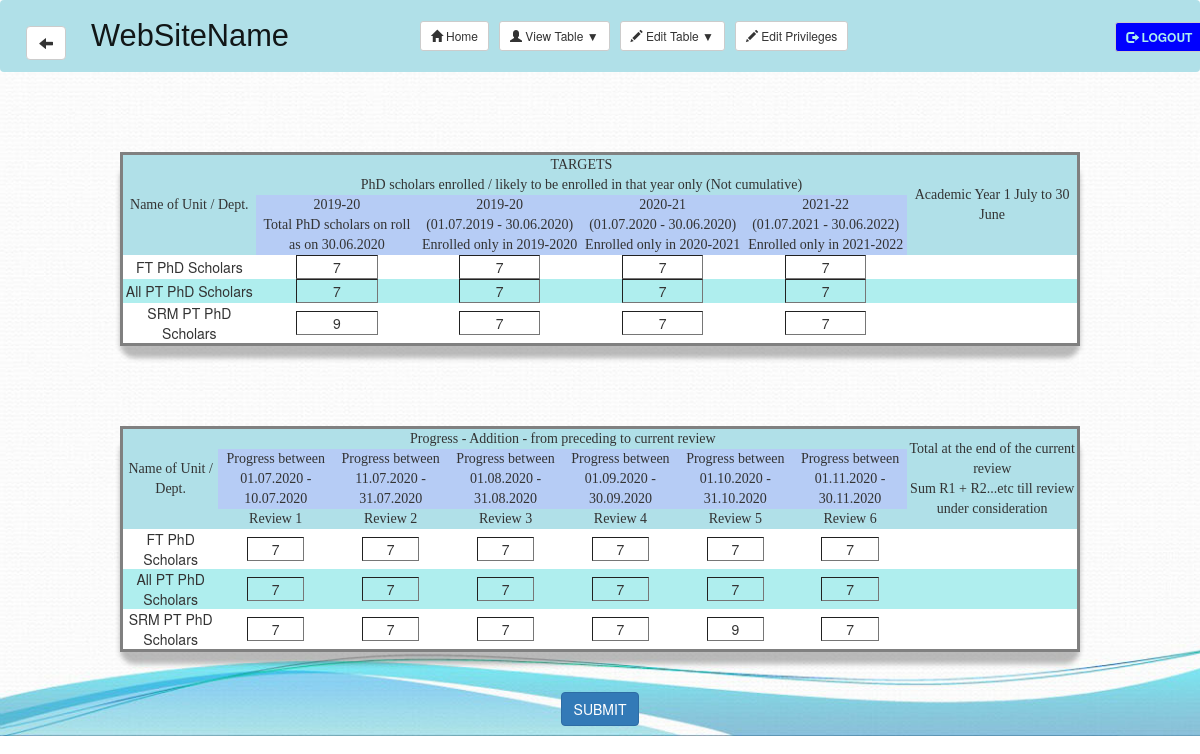
Page /edittable.php?branch=biotech (signed in) on the committed database.
### tables this page shows
CREATE TABLE `biotech` (
  `dept_name` text NOT NULL,
  `enrolled_on_30.06` int(1) NOT NULL,
  `enrolled_on_19-20` int(1) NOT NULL,
  `enrolled_on_20-21` int(1) NOT NULL,
  `enrolled_on_21-22` int(1) NOT NULL,
  `review_1` int(1) NOT NULL,
  `review_2` int(1) NOT NULL,
  `review_3` int(1) NOT NULL,
  `review_4` int(1) NOT NULL,
  `review_5` int(1) NOT NULL,
  `review_6` int(1) NOT NULL,
  `sum` int(1) NOT NULL
);

### edittable.php (the view, shortened to what this page needs)
<?php include 'config.php';
include 'navbar.php';
$branch = $_GET['branch'];
$sql = "SELECT *  FROM `$branch` WHERE `dept_name` = 'FT PhD'";
$retval = mysqli_query($conn, $sql);
$row=mysqli_fetch_assoc($retval);
$enrolled_FT_30_06 = $row['enrolled_on_30.06'];
$enrolled_FT_19_20 = $row['enrolled_on_19-20'];
$enrolled_FT_20_21 = $row['enrolled_on_20-21'];
$enrolled_FT_21_22 = $row['enrolled_on_21-22'];
$sql = "SELECT *  FROM `$branch` WHERE `dept_name` = 'PT PhD'";
$retval = mysqli_query($conn, $sql);
$row=mysqli_fetch_assoc($retval);
$enrolled_PT_30_06 = $row['enrolled_on_30.06'];
$enrolled_PT_19_20 = $row['enrolled_on_19-20'];
$enrolled_PT_20_21 = $row['enrolled_on_20-21'];
$enrolled_PT_21_22 = $row['enrolled_on_21-22'];
$sql = "SELECT *  FROM `$branch` WHERE `dept_name` = 'SRM PT PhD'";
$retval = mysqli_query($conn, $sql);
$row=mysqli_fetch_assoc($retval);
$enrolled_SRM_30_06 = $row['enrolled_on_30.06'];
$enrolled_SRM_19_20 = $row['enrolled_on_19-20'];
$enrolled_SRM_20_21 = $row['enrolled_on_20-21'];
$enrolled_SRM_21_22 = $row['enrolled_on_21-22'];
$sql = "SELECT * FROM `$branch` WHERE `dept_name` = 'FT PhD'";
$retval = mysqli_query($conn, $sql);
$row=mysqli_fetch_assoc($retval);
$FT_review_1 = $row['review_1'];
$FT_review_2 = $row['review_2'];
$FT_review_3 = $row['review_3'];
$FT_review_4 = $row['review_4'];
$FT_review_5 = $row['review_5'];
$FT_review_6 = $row['review_6'];
$sql = "SELECT * FROM `$branch` WHERE `dept_name` = 'PT PhD'";
$retval = mysqli_query($conn, $sql);
$row=mysqli_fetch_assoc($retval);
$PT_review_1 = $row['review_1'];
$PT_review_2 = $row['review_2'];
$PT_review_3 = $row['review_3'];
$PT_review_4 = $row['review_4'];
$PT_review_5 = $row['review_5'];
$PT_review_6 = $row['review_6'];
$sql = "SELECT * FROM `$branch` WHERE `dept_name` = 'SRM PT PhD'";
$retval = mysqli_query($conn, $sql);
$row=mysqli_fetch_assoc($retval);
$SRM_review_1 = $row['review_1'];
$SRM_review_2 = $row['review_2'];
$SRM_review_3 = $row['review_3'];
$SRM_review_4 = $row['review_4'];
$SRM_review_5 = $row['review_5'];
$SRM_review_6 = $row['review_6'];
$username = $_SESSION['username'];
$sql = "SELECT *  FROM `privilege` WHERE `username` = '$username'";
$retval = mysqli_query($conn, $sql);
$privilege = mysqli_fetch_assoc($retval); ?>
<!DOCTYPE html>
<html>
<head>
	<link rel ="stylesheet" type= "text/css" href= "stylesheets/table.css">
</head>
<body>
	<form action="" method="post">
		<table>
			<tr class="head">
				<td rowspan="3">Name of Unit / Dept.</td>
				<td colspan="4">TARGETS</td>
				<td rowspan="3">Academic Year 1 July to 30 June</td>
			</tr>
			<tr class="head1">
				<td colspan="4">PhD scholars enrolled / likely to be enrolled in that
					year only (Not cumulative)</td>
			</tr>
			<tr class="head2">
				<td>2019-20 <br> Total PhD scholars on roll <br> as on 30.06.2020</td>
				<td>2019-20 <br> (01.07.2019 - 30.06.2020) <br> Enrolled only in 2019-2020</td>
				<td>2020-21 <br> (01.07.2020 - 30.06.2020) <br> Enrolled only in 2020-2021</td>
				<td>2021-22 <br> (01.07.2021 - 30.06.2022) <br> Enrolled only in 2021-2022</td>
			</tr>
			<tr class="odd">
				<td>FT PhD Scholars</td>
				<?php if ($privilege['enrolled_on_30.06']) {
					echo '<td><input  type="text" name="enrolled_FT_30_06"
					 value='.$enrolled_FT_30_06.'> </td>';
				}
				else {
					echo '<td><input type="text" style="border:hidden;" name="enrolled_FT_30_06"
					 value='.$enrolled_FT_30_06.' readonly></td>';
				}
				if ($privilege['enrolled_on_19-20']) {
					echo '<td><input  type="text" name="enrolled_FT_19_20"
					 value='.$enrolled_FT_19_20.' > </td>';
				}
				else {
					echo '<td> <input type="text" style="border:hidden;" name="enrolled_FT_19_20"
					 value='.$enrolled_FT_19_20.' readonly></td>';
				}
				if ($privilege['enrolled_on_20-21']) {
					echo '<td><input  type="text" name="enrolled_FT_20_21"
					 value='.$enrolled_FT_20_21.' > </td>';
				}
				else {
					echo '<td> <input type="text" style="border:hidden; "name="enrolled_FT_20_21"
					 value='.$enrolled_FT_20_21.' readonly></td>';
				}
				if ($privilege['enrolled_on_21-22']) {
					echo '<td><input  type="text" name="enrolled_FT_21_22"
					 value='.$enrolled_FT_21_22.' > </td>';
				}
				else {
					echo '<td><input type="text" style="border:hidden;" name="enrolled_FT_21_22"
					 value='.$enrolled_FT_21_22.' readonly></td>';
				} ?>
				<td></td>
			</tr>
			<tr class="even">
				<td>All PT PhD Scholars</td>
				<?php if ($privilege['enrolled_on_30.06']) {
					echo '<td><input type="text" name="enrolled_PT_30_06"
					 value='.$enrolled_PT_30_06.'></td>';
				}
				else {
					echo '<td> <input type="text" style="border:hidden;"  name="enrolled_PT_30_06"
					 value='.$enrolled_PT_30_06.' readonly></td>';
				}
				if ($privilege['enrolled_on_19-20']) {
					echo '<td><input  type="text" name="enrolled_PT_19_20"
					 value='.$enrolled_PT_19_20.' > </td>';
				}
				else {
					echo '<td> <input type="text" style="border:hidden;" name="enrolled_PT_19_20"
					 value='.$enrolled_PT_19_20.' readonly></td>';
				}
				if ($privilege['enrolled_on_20-21']) {
					echo '<td><input  type="text" name="enrolled_PT_20_21"
					 value='.$enrolled_PT_20_21.' > </td>';
				}
				else {
					echo '<td> <input type="text" style="border:hidden;" name="enrolled_PT_20_21"
					 value='.$enrolled_PT_20_21.' readonly></td>';
				}
				if ($privilege['enrolled_on_21-22']) {
					echo '<td><input  type="text" name="enrolled_PT_21_22"
					 value='.$enrolled_PT_21_22.' > </td>';
				}
				else {
					echo '<td> <input type="text" style="border:hidden;"  name="enrolled_PT_21_22"
					 value='.$enrolled_PT_21_22.' readonly></td>';
				} ?>
				<td></td>
			</tr>
			<tr class="odd">
				<td>SRM PT PhD Scholars</td>
				<?php
				if ($privilege['enrolled_on_30.06']) {
					echo '<td><input  type="text" name="enrolled_SRM_30_06"
					 value='.$enrolled_SRM_30_06.' > </td>';
				}
				else {
					echo '<td> <input type="text" style="border:hidden;" name="enrolled_SRM_30_06"
					 value='.$enrolled_SRM_30_06.' readonly></td>';
				}
				if ($privilege['enrolled_on_19-20']) {
					echo '<td><input  type="text" name="enrolled_SRM_19_20"
					 value='.$enrolled_SRM_19_20.' > </td>';
				}
				else {
					echo '<td> <input type="text" style="border:hidden;" name="enrolled_SRM_19_20"
					 value='.$enrolled_SRM_19_20.' readonly></td>';
				}
				if ($privilege['enrolled_on_20-21']) {
					echo '<td><input  type="text" name="enrolled_SRM_20_21"
					 value='.$enrolled_SRM_20_21.' > </td>';
				}
				else {
					echo '<td> <input type="text" style="border:hidden;"  name="enrolled_SRM_20_21"
					 value='.$enrolled_SRM_20_21.' readonly></td>';
				}
				if ($privilege['enrolled_on_21-22']) {
					echo '<td><input  type="text" name="enrolled_SRM_21_22"
					 value='.$enrolled_SRM_21_22.' > </td>';
				}
				else {
					echo '<td> <input type="text" style="border:hidden;" name="enrolled_SRM_21_22"
					 value='.$enrolled_SRM_21_22.' readonly></td>';
				} ?>
				<td></td>
			</tr>
		</table>
		<table>
			<tr class="head">
				<td rowspan="3">Name of Unit / Dept.</td>
				<td colspan="6"> Progress - Addition - from preceding to current review</td>
				<td rowspan="3">Total at the end of the current review <br> Sum R1 + R2...etc till review under consideration</td>
			</tr>
			<tr class="head2">
				<td>Progress between <br> 01.07.2020 - 10.07.2020</td>
				<td>Progress between <br> 11.07.2020 - 31.07.2020</td>
				<td>Progress between <br> 01.08.2020 - 31.08.2020</td>
				<td>Progress between <br> 01.09.2020 - 30.09.2020</td>
				<td>Progress between <br> 01.10.2020 - 31.10.2020</td>
				<td>Progress between <br> 01.11.2020 - 30.11.2020</td>
			</tr>
			<tr class="head1">
				<td>Review 1</td>
				<td>Review 2</td>
				<td>Review 3</td>
				<td>Review 4</td>
				<td>Review 5</td>
				<td>Review 6</td>
			</tr>
			<tr class="odd">
				<td class="odd">FT PhD Scholars</td>
				<?php if ($privilege['review_1']) {
					echo '<td><input type="text" name="FT_review_1" value='.$FT_review_1.'></td>';
				}
				else {
					echo '<td><input type="text" style="border:hidden;" name="FT_review_1"
					 value='.$FT_review_1.' readonly></td>';
				}
				if ($privilege['review_2']) {
					echo '<td><input  type="text" name="FT_review_2" value='.$FT_review_2.'></td>';
				}
				else {
					echo '<td><input type="text" style="border:hidden;" name="FT_review_2"
					 value='.$FT_review_2.' readonly></td>';
				}
				if ($privilege['review_3']) {
					echo '<td><input  type="text" name="FT_review_3" value='.$FT_review_3.' > </td>';
				}
				else {
					echo '<td> <input type="text" style="border:hidden;" name="FT_review_3"
					 value='.$FT_review_3.' readonly></td>';
				}
				if ($privilege['review_4']) {
					echo '<td><input type="text" name="FT_review_4" value='.$FT_review_4.'></td>';
				}
				else {
					echo '<td> <input type="text" style="border:hidden;" name="FT_review_4"
					 value='.$FT_review_4.' readonly></td>';
				}
				if ($privilege['review_5']) {
					echo '<td><input type="text" name="FT_review_5" value='.$FT_review_5.'></td>';
				}
				else {
					echo '<td> <input type="text" style="border:hidden;" name="FT_review_5"
					 value='.$FT_review_5.' readonly></td>';
				}
				if ($privilege['review_6']) {
					echo '<td><input type="text" name="FT_review_6" value='.$FT_review_6.'></td>';
				}
				else {
					echo '<td> <input type="text" style="border:hidden;" name="FT_review_6"
					 value='.$FT_review_6.' readonly></td>';
				} ?>
				<td></td>
			</tr>
			<tr class="even">
				<td>All PT PhD Scholars</td>
				<?php if ($privilege['review_1']) {
					echo '<td><input type="text" name="PT_review_1" value='.$PT_review_1.'></td>';
				}
				else {
					echo '<td> <input type="text" style="border:hidden;" name="PT_review_1"
					 value='.$PT_review_1.' readonly></td>';
				}
				if ($privilege['review_2']) {
					echo '<td><input type="text" name="PT_review_2" value='.$PT_review_2.'></td>';
				}
				else {
					echo '<td> <input type="text" style="border:hidden;" name="PT_review_2"
					 value='.$PT_review_2.' readonly></td>';
				}
				if ($privilege['review_3']) {
					echo '<td><input  type="text" name="PT_review_3" value='.$PT_review_3.' > </td>';
				}
				else {
					echo '<td> <input type="text" style="border:hidden;" name="PT_review_3"
					 value='.$PT_review_3.' readonly></td>';
				}
				if ($privilege['review_4']) {
					echo '<td><input  type="text" name="PT_review_4" value='.$PT_review_4.' > </td>';
				}
				else {
					echo '<td> <input type="text" style="border:hidden;" name="PT_review_4"
					 value='.$PT_review_4.' readonly></td>';
				}
				if ($privilege['review_5']) {
					echo '<td><input  type="text" name="PT_review_5" value='.$PT_review_5.' > </td>';
				}
				else {
					echo '<td> <input type="text" style="border:hidden;" name="PT_review_5"
					 value='.$PT_review_5.' readonly></td>';
				}
				if ($privilege['review_6']) {
					echo '<td><input  type="text" name="PT_review_6" value='.$PT_review_6.' > </td>';
				}
				else {
					echo '<td> <input type="text" style="border:hidden;"  name="PT_review_6"
					 value='.$PT_review_6.' readonly></td>';
				}
				?>
				<td></td>
			</tr>
			<tr class="odd">
				<td>SRM PT PhD Scholars</td>
				<?php if ($privilege['review_1']) {
					echo '<td><input  type="text" name="SRM_review_1" value='.$SRM_review_1.' > </td>';
				}
				else {
					echo '<td> <input type="text" style="border:hidden;" name="SRM_review_1"
					 value='.$SRM_review_1.' readonly></td>';
				}
				if ($privilege['review_2']) {
					echo '<td><input  type="text" name="SRM_review_2" value='.$SRM_review_2.' > </td>';
				}
				else {
					echo '<td> <input type="text" style="border:hidden;"name="SRM_review_2"
					 value='.$SRM_review_2.' readonly></td>';
				}
				if ($privilege['review_3']) {
					echo '<td><input  type="text" name="SRM_review_3" value='.$SRM_review_3.' > </td>';
				}
				else {
					echo '<td> <input type="text" style="border:hidden;"  name="SRM_review_3"
					 value='.$SRM_review_3.' readonly></td>';
				}
				if ($privilege['review_4']) {
					echo '<td><input  type="text" name="SRM_review_4" value='.$SRM_review_4.' > </td>';
				}
				else {
					echo '<td> <input type="text" style="border:hidden;" name="SRM_review_4"
					 value='.$SRM_review_4.' readonly></td>';
				}
				if ($privilege['review_5']) {
					echo '<td><input  type="text" name="SRM_review_5" value='.$SRM_review_5.' > </td>';
				}
				else {
					echo '<td> <input type="text" style="border:hidden;" name="SRM_review_5"
					 value='.$SRM_review_5.' readonly></td>';
				}
				if ($privilege['review_6']) {
					echo '<td><input  type="text" name="SRM_review_6" value='.$SRM_review_6.' > </td>';
				}
				else {
					echo '<td> <input type="text" style="border:hidden;" name="SRM_review_6"
					 value='.$SRM_review_6.' readonly></td>';
				} ?>
				<td></td>
			</tr>
		</table>
		<p align="center">
			<input class="btn btn-primary" type="submit" value="SUBMIT" name="submit">
		</p>
	</form>
</body>
</html>

### stylesheets/table.css (style rules this page uses)
table { width: 80%; margin-left: auto; margin-right: auto; margin-top: 80px; margin-bottom: 40px; border-style: solid; border-spacing: 3px; border-radius: 15px; text-align: center; box-shadow: 0 12px 5px rgba(32,32,32,.3); }
tr.odd { background-color: #FFFFFF; }
tr.even { background-color: #AFEEEE; }
tr.head { background-color: #B0E0E8; font-family: "Times New Roman", Times, serif; }
tr.head1 { background-color: #B0E0E8; font-family: "Times New Roman", Times, serif; }
tr.head2 { background-color: #B6CCF5; font-family: "Times New Roman", Times, serif; }
body { background-image: url("../images/image5.jpg"); background-size: cover; background-repeat: no-repeat; }
input[type="text"] { background: none; border-width: thin; width: 50%; text-align: center; }

### rows in the picture
biotech: enrolled_FT_30_06 "7", enrolled_FT_19_20 "7", enrolled_FT_20_21 "7", enrolled_FT_21_22 "7", FT_review_1 "7", FT_review_2 "7", FT_review_3 "7", FT_review_4 "7", FT_review_5 "7", FT_review_6 "7"
biotech: enrolled_PT_30_06 "7", enrolled_PT_19_20 "7", enrolled_PT_20_21 "7", enrolled_PT_21_22 "7", PT_review_1 "7", PT_review_2 "7", PT_review_3 "7", PT_review_4 "7", PT_review_5 "7", PT_review_6 "7"
biotech: enrolled_SRM_30_06 "9", enrolled_SRM_19_20 "7", enrolled_SRM_20_21 "7", enrolled_SRM_21_22 "7", SRM_review_1 "7", SRM_review_2 "7", SRM_review_3 "7", SRM_review_4 "7", SRM_review_5 "9", SRM_review_6 "7"
